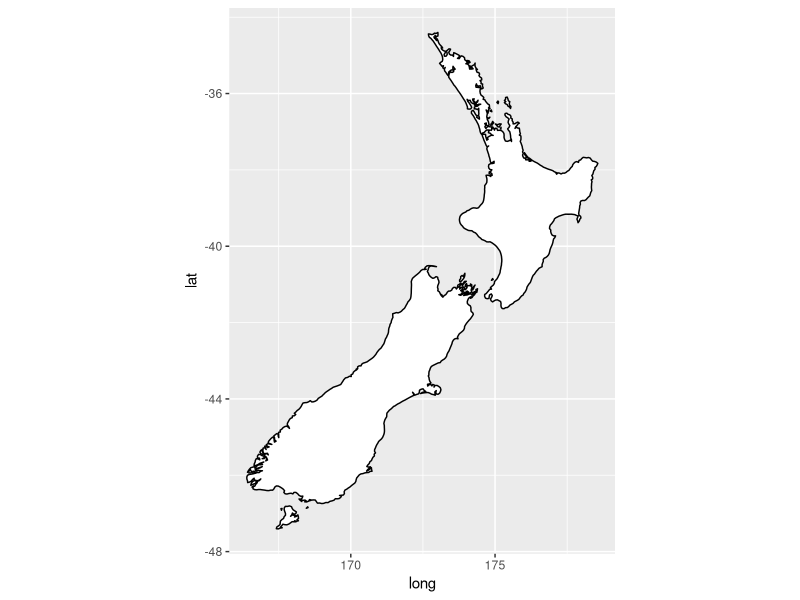
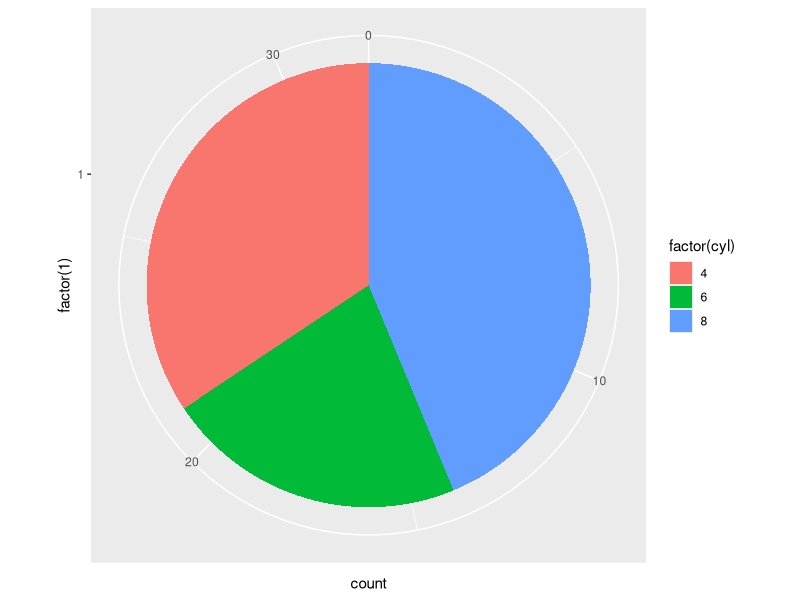

Here is the R script that generated these plots, in order: (Note: this script raises an error after producing the figures.)
## ---- chunk 1
library(tidyverse)
library(ggplot2)
library(maps)
## ---- chunk 2

#Geographic Data

nz <- map_data("nz") 
ggplot(nz, aes(long, lat, group = group)) +
  geom_polygon(fill = "white", colour = "black") + 
  coord_quickmap()

## ---- chunk 3
ggplot(mtcars, aes(x = factor(1), fill = factor(cyl))) + geom_bar(width = 1)+
    coord_polar(theta = "y") 
## ---- chunk 4
g <- ggplot(data = SAT_2010, aes(x = math))
## ---- chunk 5
#Histogram 
g + geom_histogram(bins = 30, binwidth = 15)
## ---- chunk 6
#Density plot 

g + geom_density(bw = 5)
## ---- chunk 7
#QQ Line 

g <- ggplot(SAT_2010,aes(sample = math))
g + geom_qq() + geom_qq_line()

## ---- chunk 8
knitr::opts_chunk$set(echo = TRUE, fig.width = 4, fig.height = 2)
